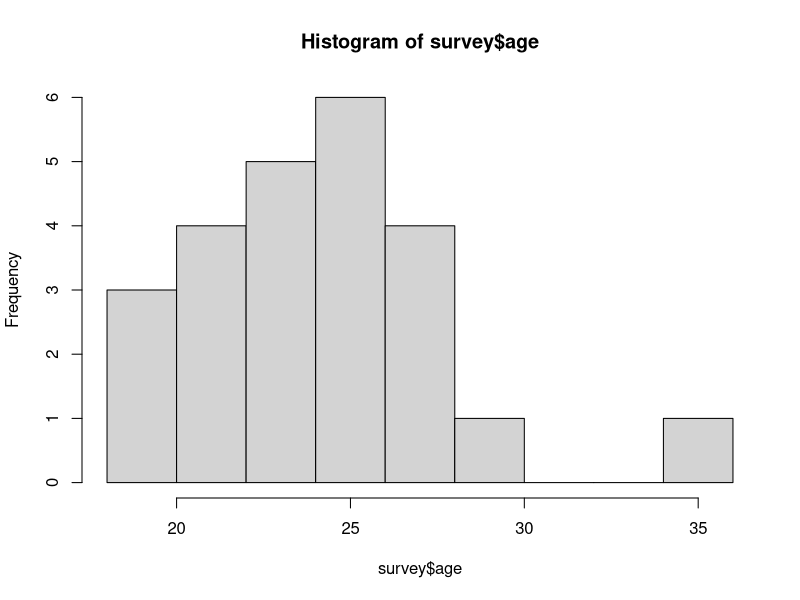

This chart was generated by the following R code:
# Estos es lo que voy a aprender hoy (Ctr + Enter)

# R funciona como calculadora
(((5 + 1) - 0.25) / 3) * 2

# Usamos <- para asignar variables
R <- 8.314 # J / K mol
R

# funcion()
class(R)

# Characteres (python strings) ""/' '
una_palabra <- "palabra"
cat <- "gato"
vallejo <- "Pero el cadaver ay! siguío muriendo"
lyrics <- "una palabra no dice nada y al mismo tiempo lo esconde todo"
neruda <- 'me gustas cuando callas porque estas como ausente'
neruda
class(cat)
class(vallejo)
class(R)

# Logical T or F
verdad <- TRUE
class(verdad)
falso <- 5 > 10
falso
3 < 1
falsazo <- "cinco" == "5"
falsazo
10 * 10 == 100 
# Operaciones logicas: & (y), | (o), == (igual)

#Vectores c()
puntos_cardinales <- c("N", "S", "E", "W")
class(puntos_cardinales)
puntos_cardinale_grados <- c(0, 180, 90, 270) # Según Rosa de viento

vector_mixto <- c(1, 2, 4, "5")
class(vector_mixto)
otro.vector.mixto <- c("a", 1, "2")

una_mala_praxis<-c(1,2,3) # Feo!
PuntosCardinales <- c("s", "n", "e", "w")
mi_nombre <- "Mario Gavidia-Calderón"

# Buenas practicas para denifir variables
# 1. Nombres simples con significado
# 2. Para separar nombre de variables puede "_" , "." , MiNombre
# 3. No numero ni character al inicio.
# siempre buenos usar un espacio despues de cada ","
# 
# Resumiendo: 
# Definir variales, crear un vector, tipo de variables:
# numeric, charactes, logical

sqrt((4 * 3) + 5)
word <- "Help!"
my_pi <- 3.14
verdadero <- 81 > 1
verdadero
a <- 1
a <- 10000000

# Vectores una secuencia: 
# seq(valor_inicial, valor_final, intervalo)
del1al5 <- c(1, 2, 3, 4, 5)
del1al5
del1al10 <- seq(1, 10)
del1al1000 <- seq(1, 1000)
del1al10par <- seq(0, 10, 2)
del1al10par
del0a1 <- seq(0, 1, 0.1)

# Selecionando valores vector
# vector[posición]

del1al10[5]
letras <- c("a", "b", "c", "d", "e", "f", "g")
# Cuál es la quinta letra
letras[5]
letras[1]

# Seleccionar más letras, usamos un vector con la posición
letras[c(1, 3)]
tres_prim_letras <- letras[seq(1, 3)]

# Selecinar basodo en el elemento
# saber posición which
which(letras == "d") # Que elemento del vector ES IGUAL A "d" 
which(puntos_cardinales == "S")
valores <- c(1, 2, 4, 10, 3, 30)
valores == 10

# Para ELIMINAR elementos de un vector usamos [-posición]
#          1     2      3      4      
GHG <- c("H2O", "CH4", "CO2", "O2")
GHG_no_o2 <- GHG[-4]
GHG[4] <- "O3" # Que el elemento 4 sea O3
GHG <- GHG[-c(1, 4)]
# [posición] es el operador selección de un vector

# LLegamos data.frames (respiren profundo)
# data.frame()
# conjunto de vectors

gases <- c("N2", "O2", "Ar", "CO2")
peso_molecular <- c(28, 32, 40, 12 + 2* 16)
porcentaje <- c("78.98", "20.95", "0.9", "0.04")

aire <- data.frame(gas = gases,
                   w = peso_molecular,
                   per = porcentaje)

# Recuerden mismo numero de elementos en cada vector
# R la separación decimal es "."
aire_seco <- data.frame(gas = c("N2", "O2", "Ar", "O2"),
                        w = c(28, 32, 40, 12 + 2 * 16),
                        per = c(78.98, 20.95, 0.9, 0.04))

# Data frame de los beatles
beatles <- data.frame(name = c("John", "Paul", "George", "Ringo"),
                      born = c(1940, 1941, 1943, 1940),
                      inst = c("guitar", "bass", "guitar", "drums"),
                      stringsAsFactors = F) # Asegura que los character sean convertidos a Factor

# Selecionar valores del data frame
# df[fila, columna]

# Seleccionamos a John
beatles[1, 1]

# Selecionarmos John y su año de nacimiento
beatles[1, c(1, 2)]

# Selecionamos a los guitarristas
beatles[c(1, 3), c(1,2, 3)]
beatles[c(1, 3), seq(1, 3)]
beatles[c(1, 3), 1:3]  # inicio:final vector secuencia numeros ENTEROS 

# df[fila, columns] el " " todo
beatles[, 1]
beatles
beatles[4, ]
# Los guitarristas más simplificado aún
beatles[c(1, 3), ]
t(beatles) # cambia columnas * filas

# df[N] va a selecionar columnas
beatles[1]
class(beatles[1])

# $ para seleccionar columnas
# df$nombre_columna
nombres_beatles <- beatles$name
anho_naci <- beatles$born
beatles_nombres <- beatles$name

# Mucho OJO!
# df[N] un dataframe
# df$nombre_de_columna un vector

mean(beatles[2])
mean(beatles$born)

# Cómo adicionas otra columna? con dolar $
# df$nombre_columna_nueva <- c()
beatles$solo <- c("Imagine",
                  "Band on the run",
                  "Oh sweet lord",
                  "Photograph")
beatles$prefe <- c(1, 4, 3, 2)

# El nuevo de observaciones = numero de filas
nrow(beatles)
# El numero de variable = numero de columnsa
ncol(beatles)
# Tipo de objeto de cada variable str=structure
str(beatles)
# summary() resumen
summary(beatles)
# Nombre de las columnas
names(beatles)
# Valores únicos
unique(beatles$inst)
unique(beatles$born)
# primeros valores head(df)
# ultimos valores tail(df)
head(beatles)
tail(beatles)
head(beatles, 2)
tail(beatles, 1)

# Subsituir todos los valores de solisita
beatles$solo <- c("Working class hero",
                  "Maybe I'm amazed",
                  "What is life?",
                  "I don't come easy")

# Operaciones element wise
# QUé edad tendrían los beatles este año?
edad_beatles <- 2021 - beatles$born
beatles$now <- 2021 - beatles$born
beatles

tempC <- c(28, 25, 32, 29)
tempK <- tempC + 273.15
tempK_chr <- as.character(tempK)

to_K <- c(273.15, 273.15, 273.15, 273.15)
tempC + to_K

# Leer archivo de texto como data frame TADA!!!!
# read.table(path, header= T, sep =",", stringsAsFactor=F)

survey <- read.table("02_data/respuestas27.csv", # la dirección del archivo
                     header = T,  # Tienen nombre las columnas? Sí = T, No = F
                     sep = ",") # Cómo están separadas las columnas
names(survey) <- c("date", "name", "last_name", "age",
                   "where", "unalm", "study", "year",
                   "program", "lang", "os", "lab", 
                   "excel", "R", "why")

# vamos a hacer unas estadisticas
edad_media <- mean(survey$age)
survey$study == "Ingeniería ambiental"

# Quiénes son colegas?
sum(survey$study == "Ingeniería ambiental")

hist(survey$age)

# Aprender R es una historia de ENSAYOy 
# ERROR (+ HORROR)


  